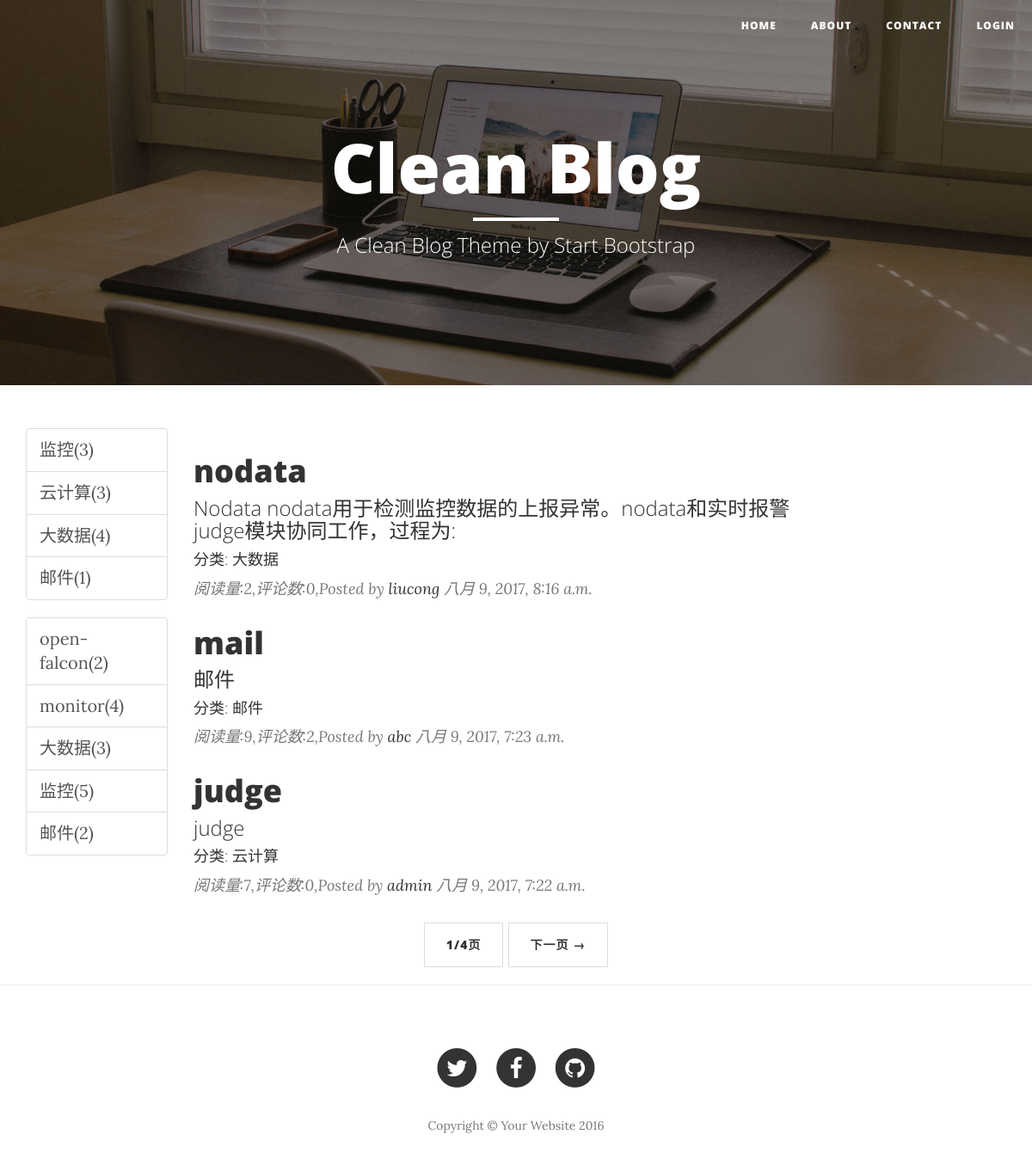
The page / on the database its author committed.
### blog/models.py (models this page shows, shortened)
class Category(models.Model):
    name = models.CharField(max_length=255)
    def __unicode__(self):
        return self.name

class Tag(models.Model):
    name = models.CharField(max_length=255)
    def __unicode__(self):
        return self.name

class Article(models.Model):
    title = models.CharField(max_length=255)
    abstract = models.CharField(max_length=255,blank=True)
    content = models.TextField()
    create_time = models.DateTimeField(auto_now_add=True)
    modify_time = models.DateTimeField(auto_now_add=True)
    author = models.ForeignKey(Author,on_delete=models.CASCADE)
    tags = models.ManyToManyField(Tag,blank=True)
    category = models.ForeignKey(Category,on_delete=models.CASCADE)
    read_count = models.PositiveIntegerField(default=0)
    def get_absolute_url(self):
        return reverse("blog:detail",kwargs={'pk':self.pk})

class Author(models.Model):
    name  = models.CharField(max_length=255)
    password = models.CharField(max_length=255)
    email = models.EmailField()

### blog/views.py (the view)
# urls.py: url(r'^$', views.index,name="index"),
def index(request,cid=-1):
    if cid == -1:
        article_list = Article.objects.all().order_by('-create_time')
    else:
        category = get_object_or_404(Category,pk=cid)
        article_list = Article.objects.filter(category=category).order_by('-create_time')
    paginator = Paginator(article_list,3)
    page = request.GET.get('page')
    try:
        pager = paginator.page(page)
    except PageNotAnInteger:
        pager = paginator.page(1)
    return render(request,'blog/index.html',context={'pager':pager})

### blog/templatetags/tags.py (called while the page is built)
@register.simple_tag
def get_categories():
    return Category.objects.all()

@register.simple_tag
def get_tags():
    return Tag.objects.annotate(num_articles=Count('article')).filter(num_articles__gt=0)

### blog/templates/blog/index.html (shortened to what this page needs)
{% extends 'blog/base.html' %}
{% load tags %}
{% block header %}
    <header class="intro-header bg-img">
        <div class="container">
            <div class="row">
                <div class="col-lg-8 col-lg-offset-2 col-md-10 col-md-offset-1">
                    <div class="site-heading">
                        <h1>Clean Blog</h1>
                        <hr class="small">
                        <span class="subheading">A Clean Blog Theme by Start Bootstrap</span>
                    </div>
                </div>
            </div>
        </div>
    </header>
{% endblock header %}
{% block main %}
    <div class="col-lg-8 col-md-10">
    {% for article in pager.object_list %}
        <div class="post-preview">
            <a href="{{ article.get_absolute_url }}">
                <h2 class="post-title">
                    {{ article.title }}
                </h2>
                <h3 class="post-subtitle">
                    {{ article.abstract }}
                </h3>
                <h4 class="post-subtitle">
                    分类: {{ article.category }}
                </h4>
            </a>
            <p class="post-meta">阅读量:{{ article.read_count }},评论数:{{ article.comment_set.count }},Posted by <a href="#">{{ article.author.name }}</a> {{ article.create_time }}</p>
        </div>
    {% empty %}
        <div class="post-preview">
            暂时还没有发布的文章!
        </div>
        <hr>
        {% endfor %}
        <ul class="pager">
            <li>
                <a href="#">{{ pager.number }}/{{ pager.paginator.num_pages }}页</a>
            </li>
            {% if pager.has_next %}
            <li>
                <a href="?page={{ pager.next_page_number }}">下一页 &rarr;</a>
            </li>
            {% endif %}
        </ul>
     </div>
{% endblock main %}

### blog/templates/blog/base.html (shortened to what this page needs)
{% load staticfiles %}
{% load tags %}
<!DOCTYPE html>
<html lang="en">
<head>
    <link href="{% static 'blog/vendor/bootstrap/css/bootstrap.min.css' %}" rel="stylesheet">
    <link href="{% static 'blog/css/clean-blog.min.css' %}" rel="stylesheet">
    <link href="{% static 'blog/vendor/font-awesome/css/font-awesome.min.css' %}" rel="stylesheet" type="text/css">
    <link href="{% static 'blog/css/django-blog.css' %}" rel="stylesheet">
    <link href="{% static 'blog/css/code.css' %}" rel="stylesheet">
</head>
<body>
    <nav class="navbar navbar-default navbar-custom navbar-fixed-top">
        <div class="container-fluid">
            <div class="navbar-header page-scroll">
                <a class="navbar-brand" href="{% url 'blog:index' %}">
                </a>
            </div>
            <div class="collapse navbar-collapse" id="bs-example-navbar-collapse-1">
                <ul class="nav navbar-nav navbar-right">
                    <li>
                        <a href="{% url 'blog:index'%}">Home</a>
                    </li>
                    <li>
                        <a href="{% url 'blog:about' %}">About</a> </li>
                    <li>
                        <a href="{% url 'blog:contact'%}">Contact</a>
                    </li>
                    <li>
                        {% if not user.is_authenticated %}
                        <a href="/users/login/?next={{ request.path }}">login</a>
                        {% else %}
                        <a href="/users/logout/?next=/">logout</a>
                        {% endif %}
                    </li>
                </ul>
            </div>
        </div>
    </nav>
    {% block header %}
    {% endblock %}
    <div class="container">
        <div class="row">
            <div class="col-lg-2 col-md-2">
                {% get_categories as categories %}
                <div class="list-group">
                {% for category in categories %}
                <a href="{% url 'blog:index' category.pk %}" class="list-group-item">
                    {{ category }}({{ category.article_set.count}})
                </a>
                {% empty %}
                暂无文章分类
                {% endfor %}
                </div>
                {% get_tags as tags %}
                <div class="list-group">
                {% for tag in tags %}
                <a href="#" class="list-group-item">
                    {{ tag }}({{ tag.num_articles }})
                </a>
                {% empty %}
                暂无文章分类
                {% endfor %}
                </div>
            </div>
            {% block main %}
            {% endblock %}
        </div>
    </div>
    <hr>
    <footer>
        <div class="container">
            <div class="row">
                <div class="col-lg-8 col-lg-offset-2 col-md-10 col-md-offset-1">
                    <ul class="list-inline text-center">
                        <li>
                            <a href="#">
                                <span class="fa-stack fa-lg">
                                    <i class="fa fa-circle fa-stack-2x"></i>
                                    <i class="fa fa-twitter fa-stack-1x fa-inverse"></i>
                                </span>
                            </a>
                        </li>
                        <li>
                            <a href="#">
                                <span class="fa-stack fa-lg">
                                    <i class="fa fa-circle fa-stack-2x"></i>
                                    <i class="fa fa-facebook fa-stack-1x fa-inverse"></i>
                                </span>
                            </a>
                        </li>
                        <li>
                            <a href="#">
                                <span class="fa-stack fa-lg">
                                    <i class="fa fa-circle fa-stack-2x"></i>
                                    <i class="fa fa-github fa-stack-1x fa-inverse"></i>
                                </span>
                            </a>
                        </li>
                    </ul>
                    <p class="copyright text-muted">Copyright &copy; Your Website 2016</p>
                </div>
            </div>
        </div>
    </footer>
</body>
</html>

### blog/static/blog/css/django-blog.css (style rules this page uses)
.bg-img { background-image: url('../img/home-bg.jpg') }

### rows shown on the page
Category: name "监控", article_set.count "3"
Category: name "云计算", article_set.count "3"
Category: name "大数据", article_set.count "4"
Category: name "邮件", article_set.count "1"
Tag: name "open-falcon", num_articles "2"
Tag: name "monitor", num_articles "4"
Tag: name "大数据", num_articles "3"
Tag: name "监控", num_articles "5"
Tag: name "邮件", num_articles "2"
Article: title "nodata", abstract "Nodata nodata用于检测监控数据的上报异常。nodata和实时报警judge模块协同工作，过程为:", category "大数据", read_count "2", comment_set.count "0", author.name "liucong", create_time "八月 9, 2017, 8:16 a.m."
Article: title "mail", abstract "邮件", category "邮件", read_count "9", comment_set.count "2", author.name "abc", create_time "八月 9, 2017, 7:23 a.m."
Article: title "judge", abstract "judge", category "云计算", read_count "7", comment_set.count "0", author.name "admin", create_time "八月 9, 2017, 7:22 a.m."

### other values the page prints
{{ pager.number }} "1"
{{ pager.paginator.num_pages }} "4"
